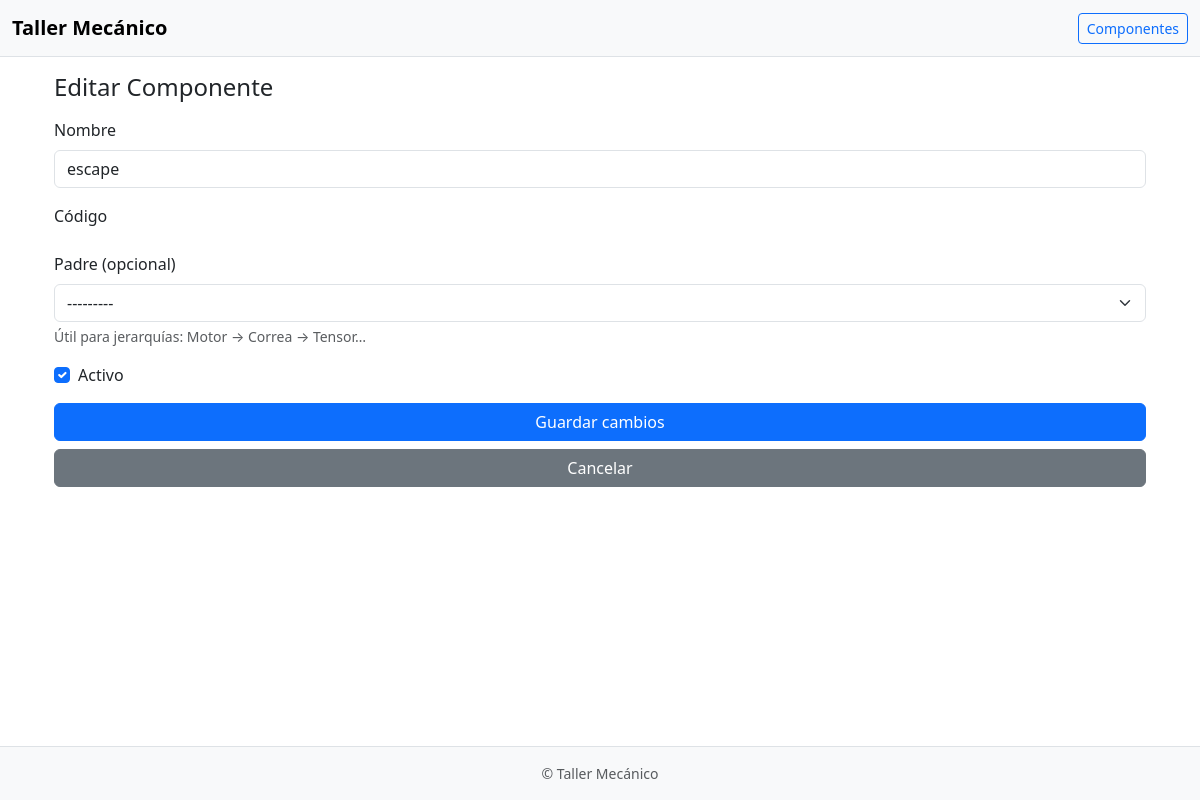
The app's page /car/componentes/4/editar/ with its own data.
### car/models.py (models this page shows, shortened)
class Componente(models.Model):
    nombre = models.CharField(max_length=100)
    codigo = models.CharField(max_length=255, unique=True, editable=False)  # se autogenera
    activo = models.BooleanField(default=True)
    padre = models.ForeignKey(
        'self',
        on_delete=models.CASCADE,            # <- eliminará el subárbol completo
        null=True, blank=True,
        related_name='hijos'
    )
    class Meta:
        constraints = [
            models.UniqueConstraint(
                fields=['padre', 'nombre'], name='unique_nombre_por_padre'
            )
        ]
        indexes = [
            models.Index(fields=['codigo']),
        ]
    def __str__(self):
        return self.nombre

### car/views.py (the view)
# urls.py: path('componentes/<int:pk>/editar/', views.componente_update, name='componente_update'),
def componente_update(request, pk):
    componente = get_object_or_404(Componente, pk=pk)
    if request.method == 'POST':
        form = ComponenteForm(request.POST, instance=componente)
        if form.is_valid():
            form.save()
            messages.success(request, 'Componente actualizado.')
            return redirect('componente_list')
    else:
        form = ComponenteForm(instance=componente)
    return render(request, 'car/componentes_form.html', {
        'form': form,
        'titulo': 'Editar Componente',
        'submit_label': 'Guardar cambios',
    })

### car/forms.py (shortened to what this page needs)
class ComponenteForm(forms.ModelForm):
    class Meta:
        model = Componente
        fields = ['nombre', 'activo', 'padre']  # <- sin descripcion
        widgets = {
            'nombre': forms.TextInput(attrs={'class': 'form-control'}),
            'activo': forms.CheckboxInput(attrs={'class': 'form-check-input'}),
            'padre': forms.Select(attrs={'class': 'form-select'}),
        }

### car/templates/car/componentes_form.html (shortened to what this page needs)
{% extends 'base.html' %}
{% block content %}
<div class="container py-3">
  <h4 class="mb-3">{{ titulo }}</h4>
  <form method="post">
    <div class="mb-3">
      <label class="form-label">Nombre</label>
      {{ form.nombre }}
    </div>
    <div class="mb-3">
      <label class="form-label">Código</label>
    </div>
    <div class="mb-3">
      <label class="form-label">Padre (opcional)</label>
      {{ form.padre }}
      <div class="form-text">Útil para jerarquías: Motor → Correa → Tensor…</div>
    </div>
    <div class="form-check mb-3">
      {{ form.activo }} <label class="form-check-label">Activo</label>
    </div>
    <div class="d-grid gap-2">
      <button type="submit" class="btn btn-primary">{{ submit_label }}</button>
      <a href="{% url 'componente_list' %}" class="btn btn-secondary">Cancelar</a>
    </div>
  </form>
</div>
{% endblock %}

### car/templates/base.html (style rules this page uses)
html, body { height: 100%; }
body { -webkit-tap-highlight-color: transparent; }

### records on screen
Componente: nombre "escape", padre "---------", activo "☑"

### other values on screen
{{ titulo }} "Editar Componente"
{{ submit_label }} "Guardar cambios"
